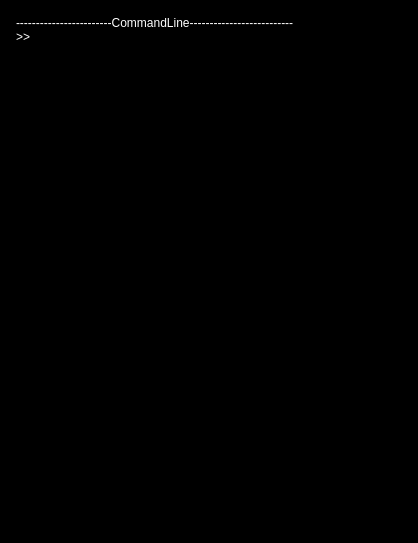
<?xml version="1.0" encoding="UTF-8"?>
<ui version="4.0">
 <class>commandline</class>
 <widget class="QMainWindow" name="commandline">
  <property name="geometry">
   <rect>
    <x>0</x>
    <y>0</y>
    <width>418</width>
    <height>543</height>
   </rect>
  </property>
  <property name="windowTitle">
   <string>commandline</string>
  </property>
  <property name="styleSheet">
   <string notr="true">background-color: rgb(0, 0, 0);
color: rgb(255, 255, 255);</string>
  </property>
  <widget class="QWidget" name="centralWidget">
   <layout class="QGridLayout" name="gridLayout">
    <item row="1" column="0">
     <widget class="QLineEdit" name="lineEdit"/>
    </item>
    <item row="0" column="0" colspan="2">
     <widget class="QTextBrowser" name="textBrowser">
      <property name="readOnly">
       <bool>true</bool>
      </property>
      <property name="html">
       <string>&lt;!DOCTYPE HTML PUBLIC &quot;-//W3C//DTD HTML 4.0//EN&quot; &quot;http://www.w3.org/TR/REC-html40/strict.dtd&quot;&gt;
&lt;html&gt;&lt;head&gt;&lt;meta name=&quot;qrichtext&quot; content=&quot;1&quot; /&gt;&lt;style type=&quot;text/css&quot;&gt;
p, li { white-space: pre-wrap; }
&lt;/style&gt;&lt;/head&gt;&lt;body style=&quot; font-family:'SimSun'; font-size:9pt; font-weight:400; font-style:normal;&quot;&gt;
&lt;p style=&quot; margin-top:0px; margin-bottom:0px; margin-left:0px; margin-right:0px; -qt-block-indent:0; text-indent:0px;&quot;&gt;------------------------CommandLine--------------------------&lt;/p&gt;
&lt;p style=&quot; margin-top:0px; margin-bottom:0px; margin-left:0px; margin-right:0px; -qt-block-indent:0; text-indent:0px;&quot;&gt;&amp;gt;&amp;gt;&lt;/p&gt;&lt;/body&gt;&lt;/html&gt;</string>
      </property>
     </widget>
    </item>
   </layout>
  </widget>
 </widget>
 <layoutdefault spacing="6" margin="11"/>
 <resources/>
 <connections/>
</ui>
